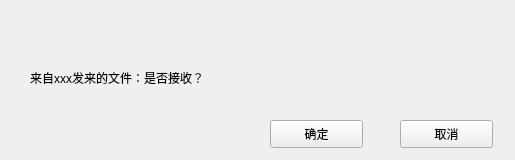
<?xml version="1.0" encoding="UTF-8"?>
<ui version="4.0">
 <class>RecviveFileClass</class>
 <widget class="QWidget" name="RecviveFileClass">
  <property name="geometry">
   <rect>
    <x>0</x>
    <y>0</y>
    <width>515</width>
    <height>160</height>
   </rect>
  </property>
  <property name="sizePolicy">
   <sizepolicy hsizetype="Fixed" vsizetype="Fixed">
    <horstretch>0</horstretch>
    <verstretch>0</verstretch>
   </sizepolicy>
  </property>
  <property name="minimumSize">
   <size>
    <width>515</width>
    <height>160</height>
   </size>
  </property>
  <property name="maximumSize">
   <size>
    <width>515</width>
    <height>160</height>
   </size>
  </property>
  <property name="windowTitle">
   <string>RecviveFile</string>
  </property>
  <widget class="QWidget" name="titleWidget" native="true">
   <property name="geometry">
    <rect>
     <x>0</x>
     <y>0</y>
     <width>515</width>
     <height>50</height>
    </rect>
   </property>
   <property name="titleskin" stdset="0">
    <bool>true</bool>
   </property>
  </widget>
  <widget class="QWidget" name="bodyWidget" native="true">
   <property name="geometry">
    <rect>
     <x>0</x>
     <y>50</y>
     <width>515</width>
     <height>110</height>
    </rect>
   </property>
   <property name="bottomskin" stdset="0">
    <bool>true</bool>
   </property>
   <widget class="QLabel" name="label">
    <property name="geometry">
     <rect>
      <x>30</x>
      <y>20</y>
      <width>461</width>
      <height>16</height>
     </rect>
    </property>
    <property name="text">
     <string>来自xxx发来的文件：是否接收？</string>
    </property>
   </widget>
   <widget class="QPushButton" name="okBtn">
    <property name="geometry">
     <rect>
      <x>270</x>
      <y>70</y>
      <width>93</width>
      <height>28</height>
     </rect>
    </property>
    <property name="text">
     <string>确定</string>
    </property>
   </widget>
   <widget class="QPushButton" name="cancelBtn">
    <property name="geometry">
     <rect>
      <x>400</x>
      <y>70</y>
      <width>93</width>
      <height>28</height>
     </rect>
    </property>
    <property name="text">
     <string>取消</string>
    </property>
   </widget>
  </widget>
 </widget>
 <layoutdefault spacing="6" margin="11"/>
 <resources/>
 <connections/>
</ui>
